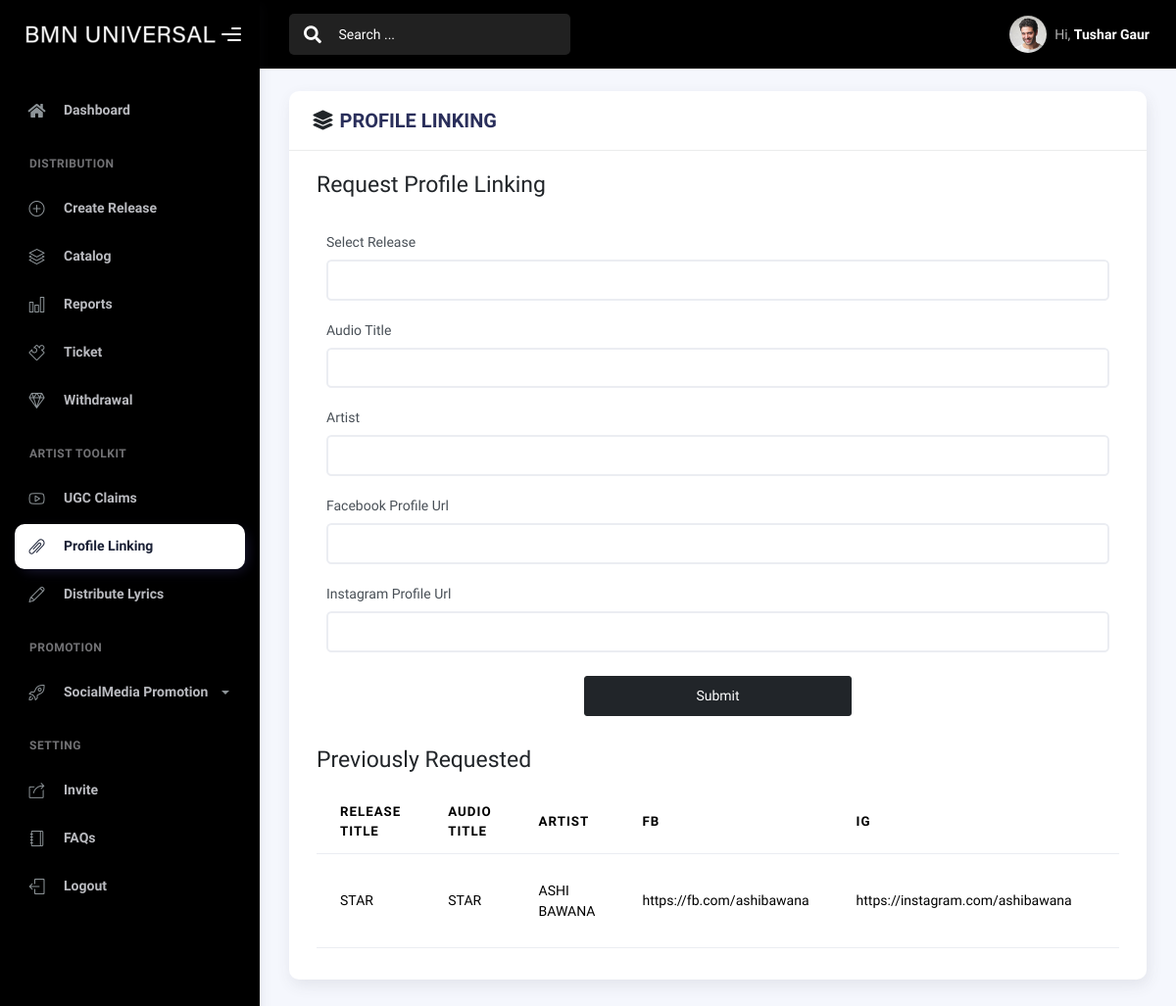
Screenshot of /cms/profile-linking (signed in) with the database file from the repository.
### app/models.py (models this page shows, shortened)
class Profilelinking(db.Model):
    id = db.Column(db.Integer, primary_key=True)
    user_id = db.Column(db.Integer, ForeignKey('user.id'), nullable=False)
    release_title = db.Column(db.String(250), nullable=False)
    audio_title =  db.Column(db.String(250), nullable=False)
    artist =  db.Column(db.String(250), nullable=False)
    fb =  db.Column(db.String(250), nullable=False)
    ig =  db.Column(db.String(250), nullable=False)
    status = db.Column(db.String(250), default='Pending')
    date = db.Column(db.DateTime, nullable=False, default=datetime.utcnow)

### app/views/cms.py (the view, shortened to what this page needs)
@cms.route('/profile-linking', methods=['GET','POST'])
@login_required
def profilelinking():
    user = current_user
    user_id = user.id
    name = session.get('name')
    email = session.get('email')
    revenue = int(session.get('revenue'))
    profilelinkings = Profilelinking.query.filter_by(user_id=user_id).all()
    releases= Album.query.filter_by(user_id=user_id).all()
    return render_template('cms/profilelinking.html', user=user, user_id=user_id, name=name, email=email, releases=releases , revenue=revenue, profilelinkings=profilelinkings, nav_id="profile-linking")

### app/models.py (called while the page is built)
@login_manager.user_loader
def load_user(user_id):
    return User.query.get(int(user_id))

### app/views/main.py (called while the page is built)
@main.app_template_filter('format_datetime')
def format_datetime(value, format="%d/%m/%y TIME : %H:%M "):
    return value.strftime(format)

### app/templates/cms/profilelinking.html (shortened to what this page needs)
{% extends "base_cms.html" %}
{% block content %}
<div class="row ">
    <div class="col-md-12">
        <div class="card">
            <div class="card-header">
                <h5 class="card-title "> <i class="fas fa-layer-group text-dark mx-2"></i>PROFILE LINKING</h5>
            </div>
            <div class="card-body">
                <div class="container">
                        <div class="col-md-12">
                            <div class="content-wrapper">
                                <h3 class="section-heading mb-2">Request Profile Linking</h3>
                            </div>
                        </div>
                        <div class="col-12 mt-4">
                            <form action="{{ url_for('cms.profilelinking') }}" method="POST">
                                <div class="form-row">
                                    <div class="form-group" style="width: 100%;">
                                        <label for="reportFor">Select Release</label>
                                        <select class="form-control" name="releaseTitle" required>
                                            <option value=""></option>
                                            {% for release in releases  %}
                                                <option value="{{ release.title }}">{{ release.title }}</option>
                                            {% endfor %}
                                        </select>
                                    </div>
                                    <div class="form-group" style="width: 100%;">
                                        <label for="reportFor">Audio Title</label>
                                        <select class="form-control" name="audioTitle" required>
                                            <option value=""></option>
                                            {% for release in releases  %}
                                                {% for song in release.songs  %}
                                                    <option value="{{ song.title }}">{{ song.title }}</option>
                                                {% endfor %}
                                            {% endfor %}
                                        </select>
                                    </div>
                                    <div class="form-group" style="width: 100%;">
                                        <label for="reportFor">Artist</label>
                                        <select class="form-control" name="artist" required>
                                            <option value=""></option>
                                            {% for artist in user.artists  %}
                                                <option value="{{ artist.name }}">{{ artist.name }}</option>
                                            {% endfor %}
                                        </select>
                                    </div>
                                    <div class="form-group" style="width: 100%;">
                                        <label for="fb">Facebook Profile Url</label>
                                        <input type="url" class="form-control" name="fb" required>
                                    </div>
                                    <div class="form-group" style="width: 100%;">
                                        <label for="ig">Instagram Profile Url</label>
                                        <input type="url" class="form-control" name="ig" required>
                                    </div>
                                    <div class="col-md-4 ms-auto me-auto">
                                        <div class="d-flex align-items-center justify-content-center">
                                                <button type="submit" class="btn btn-dark text-center mt-3 mb-3 w-100">Submit</button>
                                        </div>
                                    </div>
                                </div>
                            </form>
                        </div>
                        <div class="col-md-12 overflow-x-scroll" style="width:auto;">
                            <div class="content-wrapper">
                                <h3 class="section-heading mb-3 mt-3">Previously Requested</h3>
                            </div>
                            <table class="table table-hover">
                                <thead>
                                <tr>
                                    <th scope="col">Release Title</th>
                                    <th scope="col">Audio Title</th>
                                    <th scope="col">Artist</th>
                                    <th scope="col">FB</th>
                                    <th scope="col">IG</th>
                                    <th scope="col">Status</th>
                                </tr>
                                </thead>
                                <tbody>
                                    {% for profilelinking in profilelinkings  %}
                                    <tr>
                                        <td>{{ profilelinking.release_title }}</td>
                                        <td>{{ profilelinking.audio_title }}</td>
                                        <td>{{ profilelinking.artist }}</td>
                                        <td>{{ profilelinking.fb }}</td>
                                        <td>{{ profilelinking.ig }}</td>
                                        <td>{{ profilelinking.status }}</td>
                                    </tr>
                                    {% endfor %}
                                </tbody>
                            </table>
                </div>
            </div>
        </div>
    </div>
</div>
{% endblock %}

### rows the page displays
Profilelinking: release_title "STAR", audio_title "STAR", artist "ASHI BAWANA", fb "https://fb.com/ashibawana", ig "https://instagram.com/ashibawana"

### other values shown
{{ name }} "Tushar Gaur"
